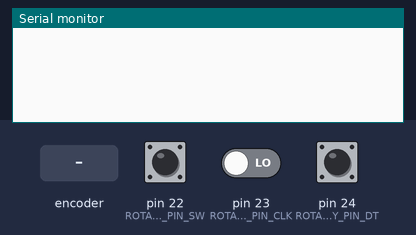
The sketch below on a simulated Arduino Mega 2560, built with avr-gcc and run on an emulated ATmega2560. Parts: the last lines printed to the serial monitor. The inputs (shaded band) are chosen by the test bench; at power-on: pin 23 (ROTARTY_PIN_CLK) LOW, pin 22 (ROTARTY_PIN_SW) LOW, pin 24 (ROTARTY_PIN_DT) HIGH.

Above: at 1.2 s.
1.3 s: rotary encoder on pin 22 (ROTARTY_PIN_SW) / pin 24 (ROTARTY_PIN_DT) turned 1 step (first pin leading)
At 1.9 s:
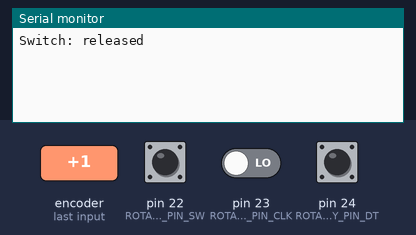
3.0 s: pin 23 (ROTARTY_PIN_CLK) driven HIGH
At 3.6 s:
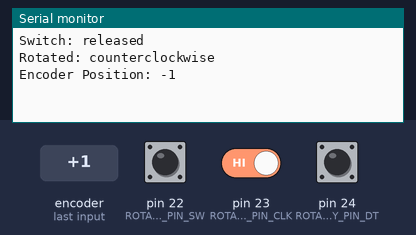
4.5 s: rotary encoder on pin 22 (ROTARTY_PIN_SW) / pin 24 (ROTARTY_PIN_DT) turned 1 step (first pin leading)
At 5.0 s:
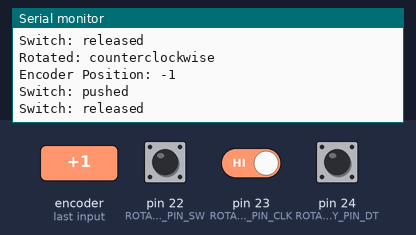
6.2 s: pin 23 (ROTARTY_PIN_CLK) driven LOW
At 7.0 s:
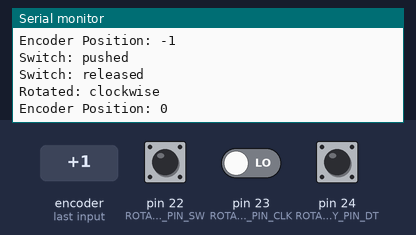

The sketch:

Ky040.ino
```cpp
#define ROTARTY_PIN_CLK 23 // Connected pin number to CLK on KY-040
#define ROTARTY_PIN_DT 24 // Connected pin numbder to DT on KY-040
#define ROTARTY_PIN_SW 22 // Connected pin numbder to SW on KY-040
#define ROTARTY_BTN_RATE_MS 100 // Mininum button recognition milli second

void setup() {
  setupRotary();
  setupRotaryButton();

  Serial.begin(9600);
}

void loop() {
  updateRotary();
  updateRotaryButton();
}

int lastRotaryVal;
boolean isClockwise;
int encoderPosCount = 0;

int lastRotaryButtonVal;
unsigned long lastRotaryButtonMs = 0;

void setupRotary() {
  pinMode(ROTARTY_PIN_CLK,INPUT);
  pinMode(ROTARTY_PIN_DT,INPUT);

  lastRotaryVal = digitalRead(ROTARTY_PIN_CLK);
}

void updateRotary() {
  int val = digitalRead(ROTARTY_PIN_CLK);

  if (val == lastRotaryVal) {
    return;
  }

  if (digitalRead(ROTARTY_PIN_DT) != val) {
    isClockwise = true;
    encoderPosCount ++;
  } else {
    isClockwise = false;
    encoderPosCount--;
  }

  Serial.print("Rotated: ");
  if (isClockwise) {
    Serial.println("clockwise");
  } else {
    Serial.println("counterclockwise");
  }

  Serial.print("Encoder Position: ");
  Serial.println(encoderPosCount);

  lastRotaryVal = val;
}

void setupRotaryButton() {
  pinMode(ROTARTY_PIN_SW,INPUT);

  lastRotaryButtonVal = digitalRead(ROTARTY_PIN_SW);
}

void updateRotaryButton() {
  int val = digitalRead(ROTARTY_PIN_SW);

  if (val == lastRotaryButtonVal) {
    return;
  }

  if (millis() < lastRotaryButtonMs + ROTARTY_BTN_RATE_MS) {
    return;
  }

  Serial.print("Switch: ");
  if (val == LOW) {
    Serial.println("pushed");
  } else {
    Serial.println("released");
  }

  lastRotaryButtonVal = val;
  lastRotaryButtonMs = millis();
}
```

Measured:
- after the input at 1.3 s, the serial monitor: prints a new line after 0.05 s (image 1)
- after the input at 3.0 s, the serial monitor: prints a new line at once (image 2)
- after the input at 4.5 s, the serial monitor: prints a new line at once (image 3)
- after the input at 6.2 s, the serial monitor: prints a new line at once (image 4)
